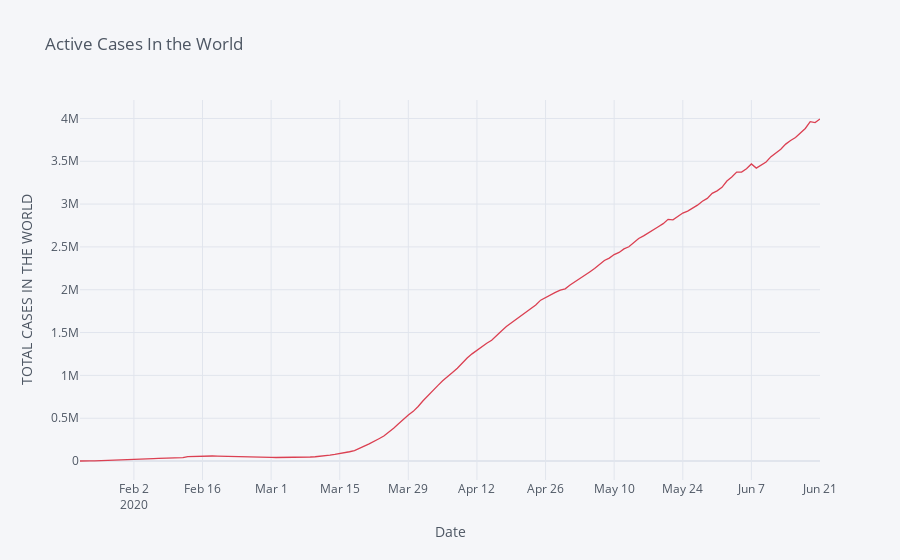

Notebook code cell kept with this figure:
### Code cell
####USING PLOTLY
df.iplot(kind='scatter',x='Date',y='T_Active_Cases',mode='lines',title='Active Cases In the World',xTitle='Date',yTitle='TOTAL CASES IN THE WORLD',color="red",size=3)

### Figure 1 — Plotly figure (JSON) as saved in the notebook; plotly's stock layout.template omitted (floating-point values rounded to 4 significant figures; data arrays with more than 128 entries replaced by an {"elided": "..."} marker saying what was removed)
{"data": [{"line": {"color": "rgba(219, 64, 82, 1.0)", "dash": "solid", "shape": "linear", "width": 1.3}, "mode": "lines", "name": "T_Active_Cases", "text": "", "type": "scatter", "x": {"elided": "152 str values"}, "y": {"elided": "152 int values"}}], "layout": {"legend": {"bgcolor": "#F5F6F9", "font": {"color": "#4D5663"}}, "paper_bgcolor": "#F5F6F9", "plot_bgcolor": "#F5F6F9", "title": {"font": {"color": "#4D5663"}, "text": "Active Cases In the World"}, "xaxis": {"gridcolor": "#E1E5ED", "showgrid": true, "tickfont": {"color": "#4D5663"}, "title": {"font": {"color": "#4D5663"}, "text": "Date"}, "zerolinecolor": "#E1E5ED"}, "yaxis": {"gridcolor": "#E1E5ED", "showgrid": true, "tickfont": {"color": "#4D5663"}, "title": {"font": {"color": "#4D5663"}, "text": "TOTAL CASES IN THE WORLD"}, "zerolinecolor": "#E1E5ED"}}}
